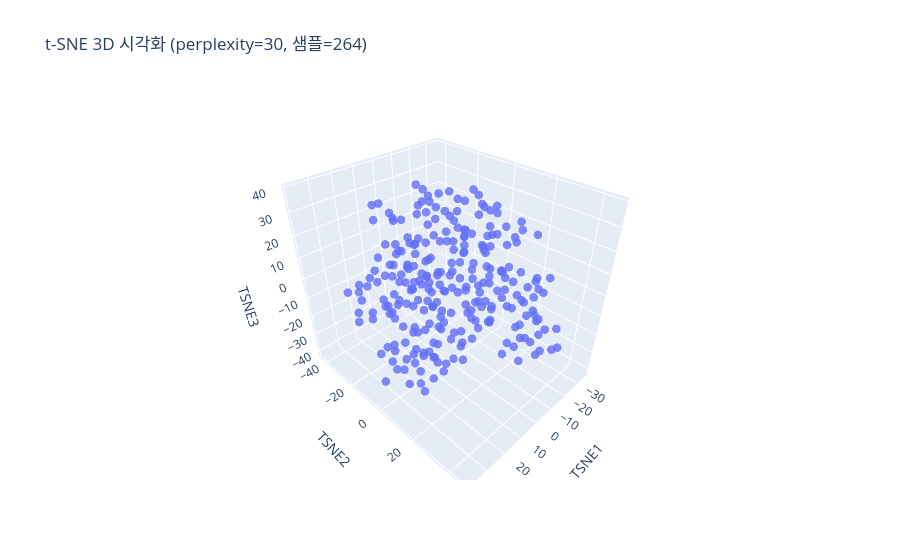

Notebook code cell kept with this figure:
### Code cell
visualize_tsne_3d("logic/results/embeddings.csv", n_components=3, perplexity=30, random_state=42)

### Figure 1 — Plotly figure (JSON) as saved in the notebook; plotly's stock layout.template omitted (floating-point values rounded to 4 significant figures; data arrays with more than 128 entries replaced by an {"elided": "..."} marker saying what was removed)
{"data": [{"customdata": {"elided": "264x1 str values"}, "hovertemplate": "TSNE1=%{x}<br>TSNE2=%{y}<br>TSNE3=%{z}<br>text=%{customdata[0]}<extra></extra>", "legendgroup": "", "marker": {"color": "#636efa", "opacity": 0.8, "size": 5, "symbol": "circle"}, "mode": "markers", "name": "", "scene": "scene", "showlegend": false, "type": "scatter3d", "x": {"elided": "264 float values"}, "y": {"elided": "264 float values"}, "z": {"elided": "264 float values"}}], "layout": {"legend": {"tracegroupgap": 0}, "scene": {"domain": {"x": [0, 1], "y": [0, 1]}, "xaxis": {"title": {"text": "TSNE1"}}, "yaxis": {"title": {"text": "TSNE2"}}, "zaxis": {"title": {"text": "TSNE3"}}}, "title": {"text": "t-SNE 3D 시각화 (perplexity=30, 샘플=264)"}}}
